Frame 1 (no input): blank canvas, image omitted
Frame 60 (no input): blank canvas, image omitted
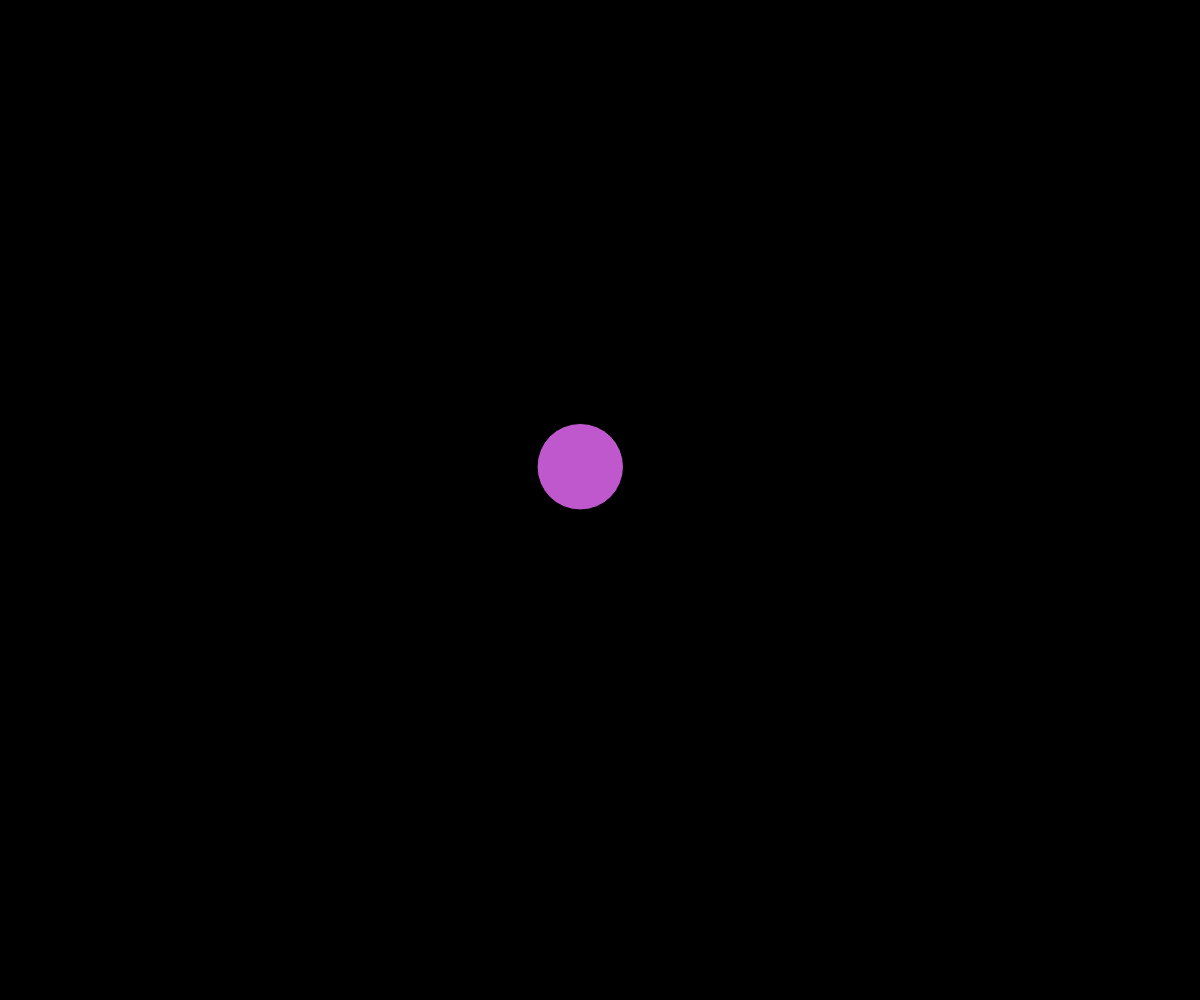
Frame 120 (the mouse pressed at the canvas centre since frame 60)

The p5.js sketch whose frames 1 and 60 were blank and that drew this single picture after the mouse press (run headless with seeded random() and noise() and a simulated clock; from frame 60 on, the mouse is pressed at the canvas centre):

// p5.js sketch
// ── sketch.js
// Connected Nodes Demo

let nodes  = [];

function setup() {
  createCanvas(windowWidth, windowHeight);
}

function draw() {
  background(0);

  // draw the lines
  for (let node of nodes) {
    node.update();
    node.connectTo(nodes);
  }

  // draw the circles
  for (let node of nodes) {
    node.display();
  }
}

function mousePressed() {
  let somePoint = new MovingPoint(mouseX, mouseY);
  nodes.push(somePoint);
}

class MovingPoint {
  constructor(x, y) {
    this.x = x;
    this.y = y;
    this.radius = 15;
    this.xTime = random(1000);
    this.yTime = random(1000);
    this.color = color(random(255), random(255), random(255));
    this.speed = 5;
    this.deltaTime = 0.05;
    this.reach = 200;
    this.maxRadius = 50;
    this.minRadius = 15;
  }

  display() {
    fill(this.color);
    circle(this.x, this.y, this.radius * 2);
  }

  update() {
    this.move();
    this.wrapAroundScreen();
    this.adjustSizeBasedOnMouse();
  }

  adjustSizeBasedOnMouse() {
    let mouseDistance = dist(mouseX, mouseY, this.x, this.y);
    if (mouseDistance < this.reach) {
      let theSize = map(mouseDistance, 0, this.reach, this.maxRadius, this.minRadius);
      this.radius = theSize;
    }
    else {
      this.radius = this.minRadius;
    }
  }

  connectTo(nodesArray) {
    for (let otherNode of nodesArray) {
      if ( this !== otherNode) {
        let distanceApart = dist(this.x, this.y, otherNode.x, otherNode.y);
        if (distanceApart < this.reach) {
          stroke(this.color);
          line(this.x, this.y, otherNode.x, otherNode. y);
        }
      }
    }
  }

  wrapAroundScreen() {
    if (this.x < 0) {
      this.x += width;
    }
    if (this.x > width) {
      this.x -= width;
    }
    if (this.y < 0) {
      this.y += height;
    }
    if (this.y > height) {
      this.y -= height;
    }
  }

  move() {
    let dx = noise(this.xTime);
    let dy = noise(this.yTime);

    // scale from 0-1 to movement speed
    dx = map(dx, 0, 1, -this.speed, this.speed);
    dy = map(dy, 0, 1, -this.speed, this.speed);

    // move
    this.x += dx;
    this.y += dy;

    // move on time axis
    this.xTime += this.deltaTime;
    this.yTime += this.deltaTime;
  }
}
